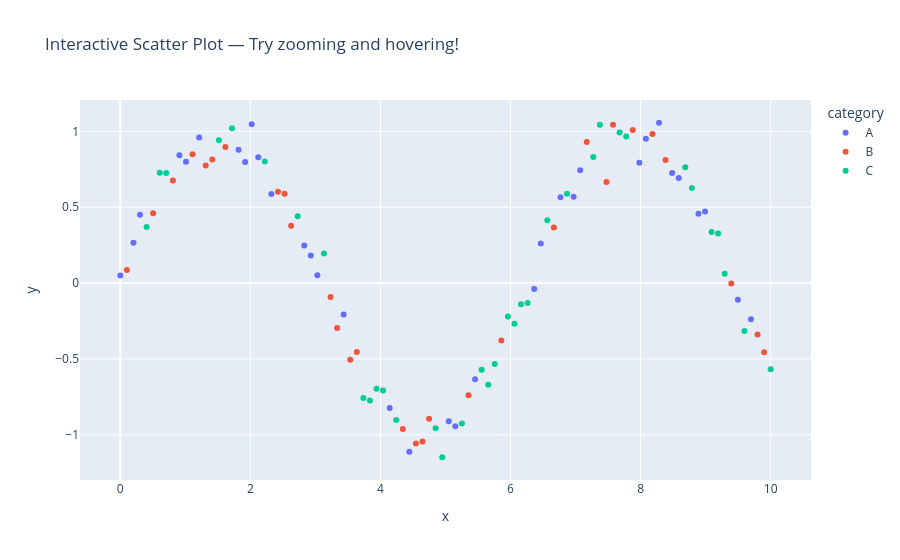

Notebook code for this chart:
### Markdown cell above
## Interactive Plots with Plotly

Static matplotlib plots are fine, but what if your reader could zoom in on that interesting spike, or hover over a point to see its exact value? **Plotly** makes this trivial.

### Code cell
#| code-fold: true
import plotly.express as px
import numpy as np
import pandas as pd

# Generate some data
np.random.seed(42)
n = 100
df = pd.DataFrame({
    'x': np.linspace(0, 10, n),
    'y': np.sin(np.linspace(0, 10, n)) + 0.1*np.random.randn(n),
    'category': np.random.choice(['A', 'B', 'C'], n)
})

fig = px.scatter(df, x='x', y='y', color='category',
                 title='Interactive Scatter Plot — Try zooming and hovering!',
                 hover_data=['x', 'y'])
fig.show()

### Figure 1 — Plotly figure (JSON) as saved in the notebook; plotly's stock layout.template omitted (floating-point values rounded to 4 significant figures)
{"data": [{"hovertemplate": "category=A<br>x=%{x}<br>y=%{y}<extra></extra>", "legendgroup": "A", "marker": {"color": "#636efa", "symbol": "circle"}, "mode": "markers", "name": "A", "orientation": "v", "showlegend": true, "type": "scatter", "x": [0.0, 0.202, 0.303, 0.9091, 1.01, 1.212, 1.818, 1.919, 2.02, 2.121, 2.323, 2.828, 2.929, 3.03, 3.434, 4.141, 4.444, 5.051, 5.152, 5.455, 6.364, 6.465, 6.768, 6.97, 7.071, 7.98, 8.081, 8.283, 8.485, 8.586, 8.889, 8.99, 9.495, 9.697], "xaxis": "x", "y": [0.04967, 0.2654, 0.4507, 0.8432, 0.8005, 0.9606, 0.8788, 0.7987, 1.047, 0.8297, 0.5876, 0.2481, 0.1815, 0.05089, -0.2063, -0.8242, -1.112, -0.911, -0.9436, -0.6339, -0.03926, 0.2617, 0.5661, 0.5693, 0.7447, 0.7933, 0.9524, 1.057, 0.7267, 0.6937, 0.4576, 0.4726, -0.1093, -0.2392], "yaxis": "y"}, {"hovertemplate": "category=B<br>x=%{x}<br>y=%{y}<extra></extra>", "legendgroup": "B", "marker": {"color": "#EF553B", "symbol": "circle"}, "mode": "markers", "name": "B", "orientation": "v", "showlegend": true, "type": "scatter", "x": [0.101, 0.5051, 0.8081, 1.111, 1.313, 1.414, 1.616, 2.424, 2.525, 2.626, 3.232, 3.333, 3.535, 3.636, 4.343, 4.545, 4.646, 4.747, 5.354, 5.859, 6.667, 7.172, 7.475, 7.576, 7.879, 8.182, 8.384, 9.394, 9.798, 9.899], "xaxis": "x", "y": [0.08701, 0.4604, 0.676, 0.8496, 0.7757, 0.8153, 0.8977, 0.603, 0.5891, 0.3777, -0.09196, -0.2963, -0.5057, -0.4539, -0.9628, -1.058, -1.044, -0.8937, -0.7402, -0.3788, 0.367, 0.93, 0.667, 1.044, 1.009, 0.9825, 0.8111, -0.001933, -0.3385, -0.4561], "yaxis": "y"}, {"hovertemplate": "category=C<br>x=%{x}<br>y=%{y}<extra></extra>", "legendgroup": "C", "marker": {"color": "#00cc96", "symbol": "circle"}, "mode": "markers", "name": "C", "orientation": "v", "showlegend": true, "type": "scatter", "x": [0.404, 0.6061, 0.7071, 1.515, 1.717, 2.222, 2.727, 3.131, 3.737, 3.838, 3.939, 4.04, 4.242, 4.848, 4.949, 5.253, 5.556, 5.657, 5.758, 5.96, 6.061, 6.162, 6.263, 6.566, 6.869, 7.273, 7.374, 7.677, 7.778, 8.687, 8.788, 9.091, 9.192, 9.293, 9.596, 10.0], "xaxis": "x", "y": [0.3697, 0.7276, 0.7264, 0.9422, 1.021, 0.802, 0.4401, 0.1955, -0.7571, -0.7746, -0.6961, -0.7087, -0.9031, -0.9564, -1.148, -0.9253, -0.572, -0.6703, -0.5327, -0.2204, -0.2687, -0.1398, -0.1312, 0.4144, 0.5888, 0.8322, 1.043, 0.993, 0.9672, 0.7643, 0.6276, 0.3374, 0.3276, 0.06126, -0.3167, -0.5675], "yaxis": "y"}], "layout": {"legend": {"title": {"text": "category"}, "tracegroupgap": 0}, "title": {"text": "Interactive Scatter Plot — Try zooming and hovering!"}, "xaxis": {"anchor": "y", "domain": [0, 1], "title": {"text": "x"}}, "yaxis": {"anchor": "x", "domain": [0, 1], "title": {"text": "y"}}}}
